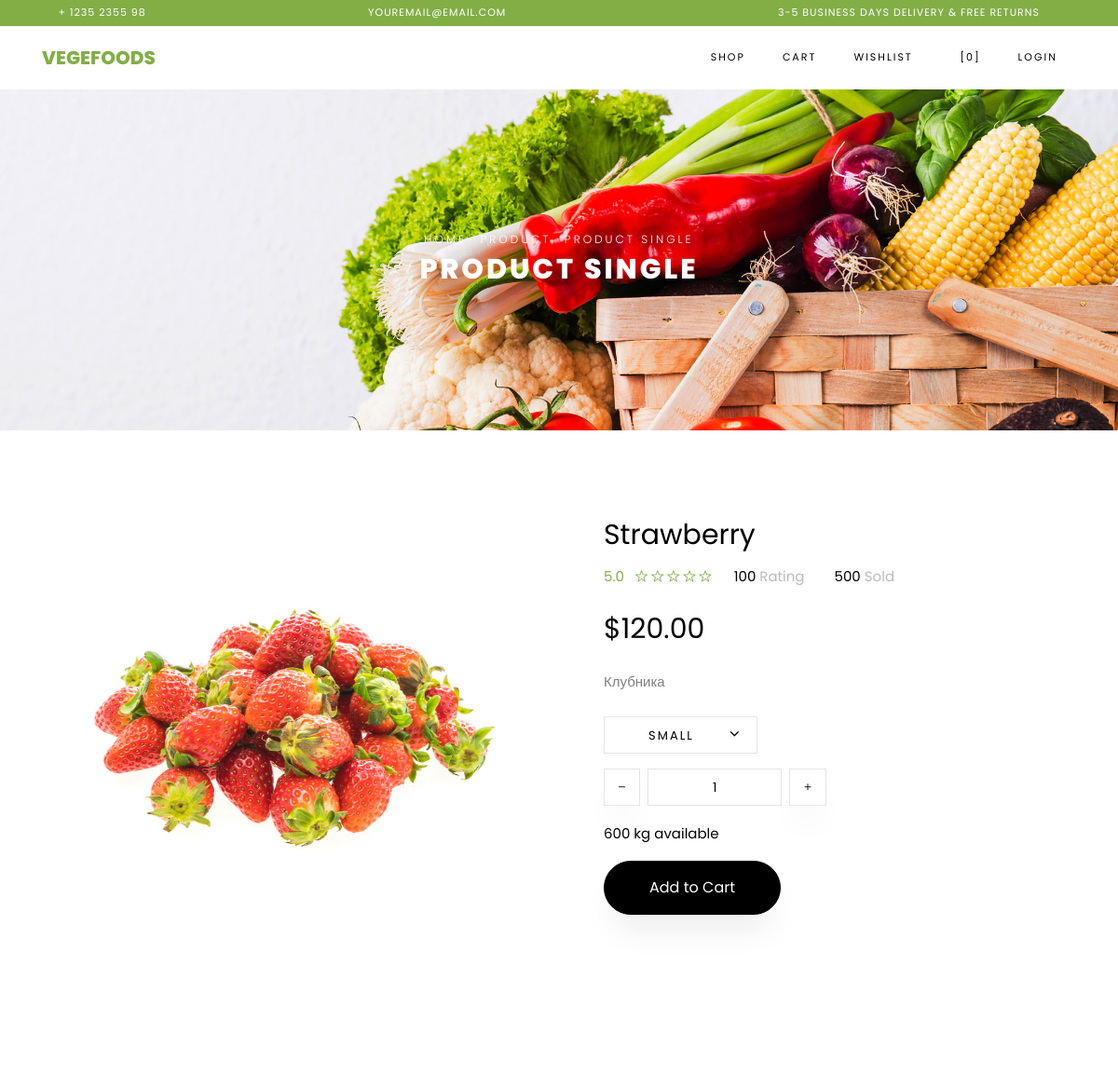
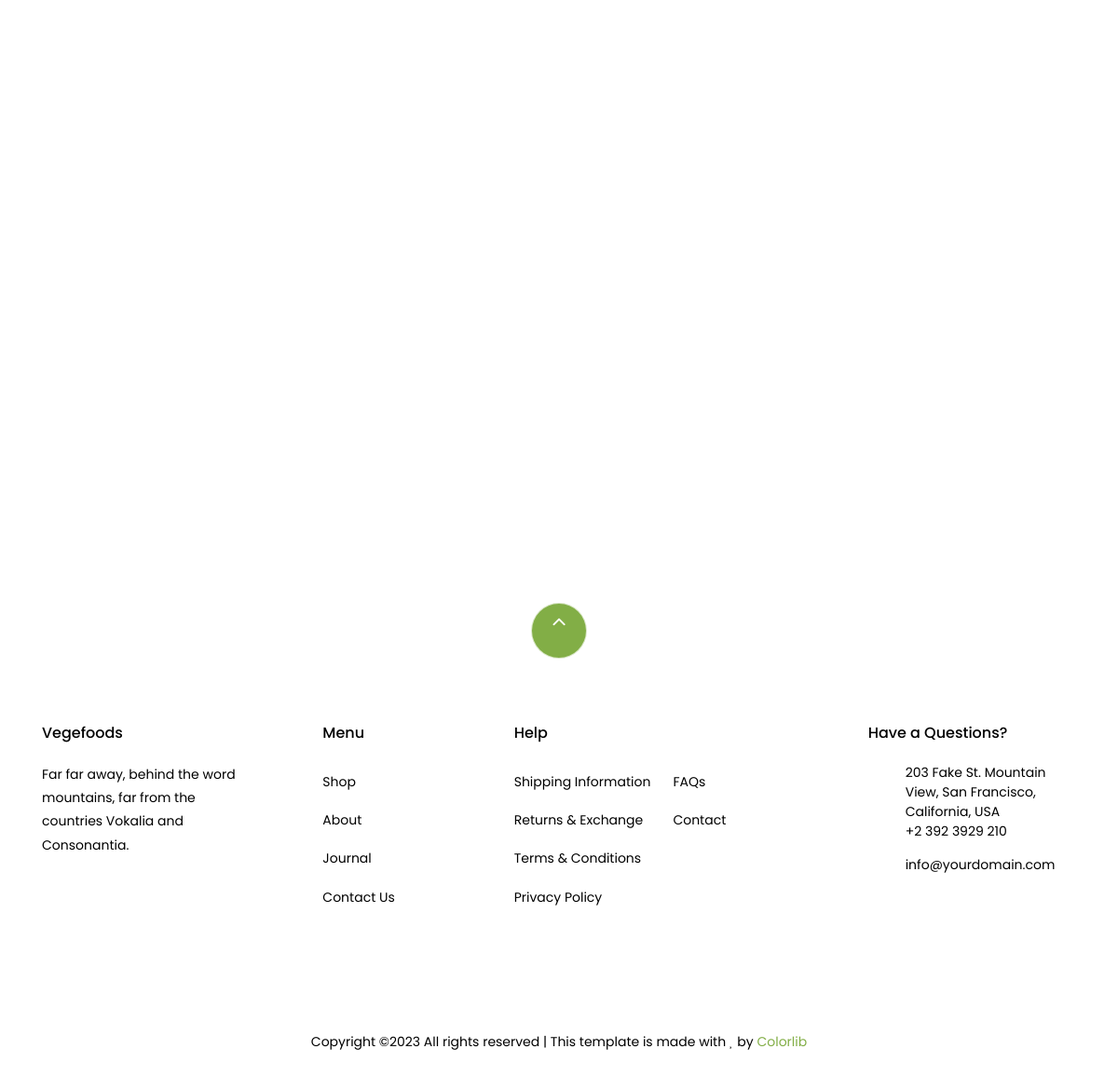
Screenshot of /product/2/ with the database file from the repository (2 pictures, top to bottom).
### store/models.py (models this page shows, shortened)
class Product(models.Model):
    name = models.CharField(max_length=255)
    description = models.TextField()
    price = models.DecimalField(max_digits=10, decimal_places=2)
    image = models.ImageField(upload_to='static/products/', null=True, blank=True)
    category = models.ForeignKey(Category, on_delete=models.CASCADE)
    created_time = models.DateTimeField(auto_now_add=True)
    updated_time = models.DateTimeField(auto_now=True)

### store/views.py (the view)
# urls.py: path('product/<int:id>/', ProductSingleView.as_view(), name='product'),
class ProductSingleView(View):
    def get(self, request, id):
        data = Product.objects.get(id=id)
        return render(request,
                      'store/product-single.html',
                      context={'name': data.name,
                               'description': data.description,
                               'price': data.price,
                               'rating': 5.0,
                               'url': data.image.url,
                               })

### store/templates/store/product-single.html (shortened to what this page needs)
{% extends 'store/base.html' %}
{% load static %}
{% block content %}
    <div class="hero-wrap hero-bread" style="background-image: url({% static 'store/images/bg_1.jpg'%});">
      <div class="container">
        <div class="row no-gutters slider-text align-items-center justify-content-center">
          <div class="col-md-9 ftco-animate text-center">
          	<p class="breadcrumbs"><span class="mr-2"><a href="index.html">Home</a></span> <span class="mr-2"><a href="index.html">Product</a></span> <span>Product Single</span></p>
            <h1 class="mb-0 bread">Product Single</h1>
          </div>
        </div>
      </div>
    </div>
    <section class="ftco-section">
    	<div class="container">
    		<div class="row">
    			<div class="col-lg-6 mb-5 ftco-animate">
    				<a href="{{ url }}" class="image-popup"><img src="{{ url }}" class="img-fluid" alt="Colorlib Template"></a>
    			</div>
    			<div class="col-lg-6 product-details pl-md-5 ftco-animate">
    				<h3>{{name}}</h3>
    				<div class="rating d-flex">
							<p class="text-left mr-4">
								<a href="#" class="mr-2">{{rating}}</a>
								<a href="#"><span class="ion-ios-star-outline"></span></a>
								<a href="#"><span class="ion-ios-star-outline"></span></a>
								<a href="#"><span class="ion-ios-star-outline"></span></a>
								<a href="#"><span class="ion-ios-star-outline"></span></a>
								<a href="#"><span class="ion-ios-star-outline"></span></a>
							</p>
							<p class="text-left mr-4">
								<a href="#" class="mr-2" style="color: #000;">100 <span style="color: #bbb;">Rating</span></a>
							</p>
							<p class="text-left">
								<a href="#" class="mr-2" style="color: #000;">500 <span style="color: #bbb;">Sold</span></a>
							</p>
						</div>
    				<p class="price"><span>${{price}}</span></p>
    				<p>{{description}}
						</p>
						<div class="row mt-4">
							<div class="col-md-6">
								<div class="form-group d-flex">
		              <div class="select-wrap">
	                  <div class="icon"><span class="ion-ios-arrow-down"></span></div>
	                  <select name="" id="" class="form-control">
	                  	<option value="">Small</option>
	                  </select>
	                </div>
		            </div>
							</div>
							<div class="input-group col-md-6 d-flex mb-3">
	             	<span class="input-group-btn mr-2">
	                	<button type="button" class="quantity-left-minus btn"  data-type="minus" data-field="">
	                   <i class="ion-ios-remove"></i>
	                	</button>
	            		</span>
	             	<input type="text" id="quantity" name="quantity" class="form-control input-number" value="1" min="1" max="100">
	             	<span class="input-group-btn ml-2">
	                	<button type="button" class="quantity-right-plus btn" data-type="plus" data-field="">
	                     <i class="ion-ios-add"></i>
	                 </button>
	             	</span>
	          	</div>
	          	<div class="col-md-12">
	          		<p style="color: #000;">600 kg available</p>
	          	</div>
          	</div>
          	<p><a href="cart.html" class="btn btn-black py-3 px-5">Add to Cart</a></p>
    			</div>
    		</div>
    	</div>
    </section>
    <section class="ftco-section">
    	<div class="container">
				<div class="row justify-content-center mb-3 pb-3">
        </div>
    	</div>
    	<div class="container">
    		<div class="row">
    		</div>
    	</div>
    </section>
{% endblock %}

### rows the page displays
Product: name "Strawberry", price "120.00", description "Клубника"

### other values shown
{{ rating }} "5.0"
